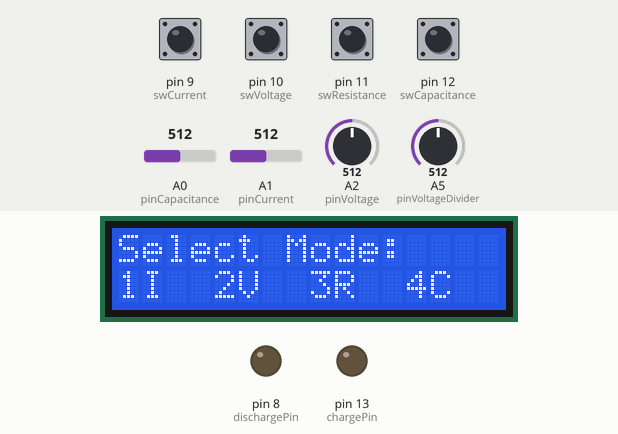
The sketch below on a simulated Arduino Uno, built with avr-gcc and run on an emulated ATmega328P. Parts: 16×2 character LCD, output pins drawn as LEDs (lit = HIGH). Inputs (shaded band) come from the test bench; at power-on: pin 9 (swCurrent), pin 10 (swVoltage), pin 11 (swResistance), pin 12 (swCapacitance) LOW, A0 (pinCapacitance) = 512, A1 (pinCurrent) = 512, A2 (pinVoltage) = 512, A5 (pinVoltageDivider) = 512. What the sketch prints to the serial monitor is not drawn.

Above: at 3.2 s.
3.3 s: pin 12 (swCapacitance) pulled HIGH for 1 s
At 5.1 s:
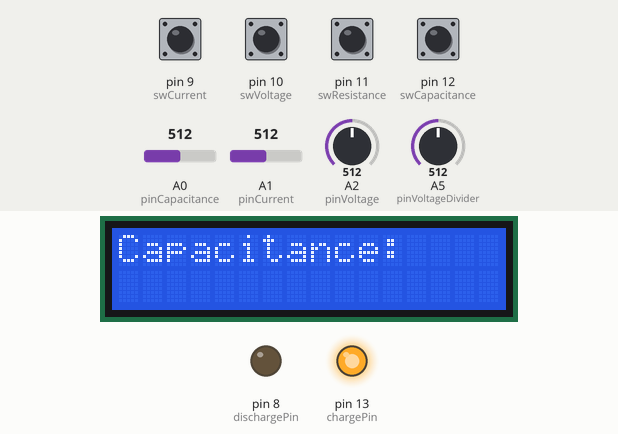
6.0 s: A0 (pinCapacitance) set to 638
7.5 s: A0 (pinCapacitance) set to 662
At 8.3 s:
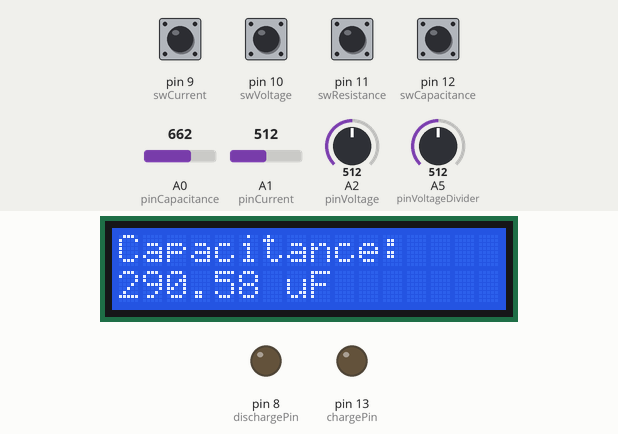
10.1 s: pin 9 (swCurrent) pulled HIGH for 1 s
At 11.4 s:
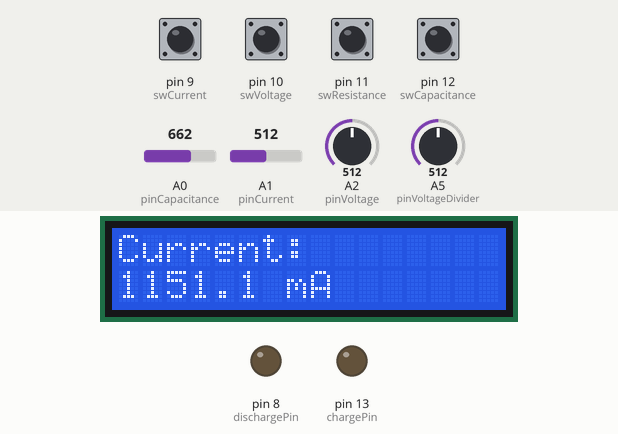
13.1 s: pin 10 (swVoltage) pulled HIGH for 1 s
At 14.5 s:
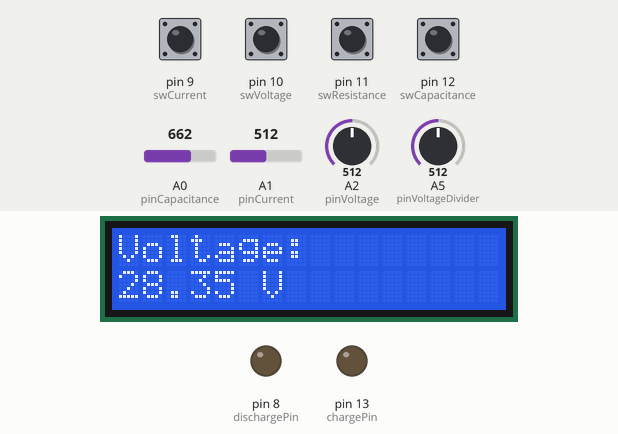
16.2 s: pin 11 (swResistance) pulled HIGH for 1 s
At 17.3 s:
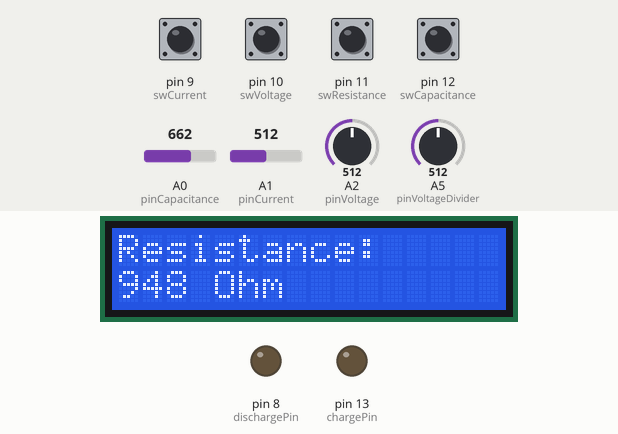
Timing chart, 0 to 19.2 s (numbered marks = the images above; inputs shaded):
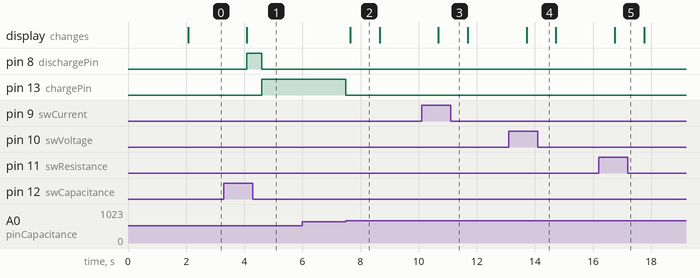

The sketch:

Multimeter_code.ino
```cpp
#include <LiquidCrystal.h>

// LCD setup
const int rs = 7, en = 6, d4 = 5, d5 = 4, d6 = 3, d7 = 2;
LiquidCrystal lcd(rs, en, d4, d5, d6, d7);

// Analog pins
const int pinVoltageDivider = A5; // For resistance
const int pinCurrent = A1;
const int pinVoltage = A2;
const int pinCapacitance = A0;    // For capacitance

// DIP switch pins
const int swCurrent = 9;
const int swVoltage = 10;
const int swResistance = 11;
const int swCapacitance = 12;

// Constants
const float Vin = 5.0;
const float knownResistor = 950.0;
const float shuntResistor = 0.5;
const float resistorRatio = 1000.0 / 11000.0;
const int chargePin = 13;
const int dischargePin = 8;
const int rValue = 10000; // 10kΩ resistor for capacitance
const int numReadings = 10;

void setup() {
  Serial.begin(9600);

  pinMode(pinVoltageDivider, INPUT);
  pinMode(pinCurrent, INPUT);
  pinMode(pinVoltage, INPUT);
  pinMode(pinCapacitance, INPUT);

  pinMode(swCurrent, INPUT);
  pinMode(swVoltage, INPUT);
  pinMode(swResistance, INPUT);
  pinMode(swCapacitance, INPUT);

  pinMode(chargePin, OUTPUT);
  pinMode(dischargePin, OUTPUT);
  digitalWrite(chargePin, LOW);
  digitalWrite(dischargePin, LOW);

  lcd.begin(16, 2);
  lcd.print("Multimeter Ready");
  delay(2000);
}

void loop() {
  float Vout = 0, R_unknown = -1, current_mA = 0, voltage = 0;

  for (int i = 0; i < numReadings; i++) {
    Vout += analogRead(pinVoltageDivider) * (Vin / 1023.0);
    float Vshunt = analogRead(pinCurrent) * (Vin / 1023.0);
    current_mA += (Vshunt / shuntResistor) * 1000.0;
    voltage += analogRead(pinVoltage) * (Vin / 1023.0) / resistorRatio;
  }

  Vout /= numReadings;
  current_mA /= numReadings;
  voltage /= numReadings;

  if (Vout > 0 && Vout < Vin) {
    R_unknown = ((Vin - Vout) * knownResistor) / Vout;
  }

  lcd.clear();
  lcd.setCursor(0, 0);

  if (digitalRead(swCurrent) == HIGH) {
    lcd.print("Current:");
    lcd.setCursor(0, 1);
    lcd.print(current_mA * .23, 1);
    lcd.print(" mA");
    Serial.print("Current: ");
    Serial.println(current_mA * 0.9, 1);
  } else if (digitalRead(swVoltage) == HIGH) {
    lcd.print("Voltage:");
    lcd.setCursor(0, 1);
    lcd.print(voltage * 1.03, 2);
    lcd.print(" V");
    Serial.print("Voltage: ");
    Serial.println(voltage * 1.059, 2);
  } else if (digitalRead(swResistance) == HIGH) {
    lcd.print("Resistance:");
    lcd.setCursor(0, 1);
    if (R_unknown > 0 && R_unknown < 1e6) {
      if (R_unknown > 1050) {
        lcd.print(R_unknown / 1000, 2);
        lcd.print(" k ohm");
        Serial.print("Resistance: ");
        Serial.println(R_unknown / 1000, 2);
      } else {
        lcd.print(R_unknown, 0);
        lcd.print(" Ohm");
        Serial.print("Resistance: ");
        Serial.println(R_unknown, 0);
      }
    } else {
      lcd.print("Out of range");
      Serial.println("Resistance: Out of range");
    }
  } else if (digitalRead(swCapacitance) == HIGH) {
    lcd.print("Capacitance:");
    lcd.setCursor(0, 1);

    digitalWrite(chargePin, LOW);
    digitalWrite(dischargePin, HIGH);
    delay(500);
    digitalWrite(dischargePin, LOW);

    digitalWrite(chargePin, HIGH);
    unsigned long startTime = micros();
    while (analogRead(pinCapacitance) < 648) {}
    unsigned long elapsedTime = micros() - startTime;
    digitalWrite(chargePin, LOW);

    float capacitance = (float)elapsedTime / rValue * 1e6;

    float avgCap = 0;
    for (int i = 0; i < 3; i++) {
      avgCap += capacitance;
      delay(50);
    }
    avgCap /= 3000000;

    lcd.print(avgCap, 2);
    lcd.print(" uF");
    Serial.print("Capacitance: ");
    Serial.println(avgCap, 2);
  } else {
    lcd.print("Select Mode:");
    lcd.setCursor(0, 1);
    lcd.print("1I  2V  3R  4C");
    Serial.println("Select Mode: 1=I, 2=V, 3=R, 4=C");
  }
  delay(1000);
}
```

Measured:
- the behaviour switches between 647 and 648 on A0 (pinCapacitance) (found by bisection; images 1 and 2)
- after the input at 3.3 s, pin 8 (dischargePin): LOW → HIGH after 0.79 s, → LOW 0.50 s later; pin 13 (chargePin): LOW → HIGH after 1.3 s; the display: changes after 0.79 s (image 1)
- after the input at 6.0 s, every drawn part: stays the same
- after the input at 7.5 s, pin 13 (chargePin): HIGH → LOW at once; the display: changes after 0.15 s (image 2)
- after the input at 10.1 s, the display: changes after 0.58 s (image 3)
- after the input at 13.1 s, the display: changes after 0.61 s (image 4)
- after the input at 16.2 s, the display: changes after 0.54 s (image 5)
- what the display in image 2 shows lasts 1.0 s, from 7.7 s to 8.7 s
